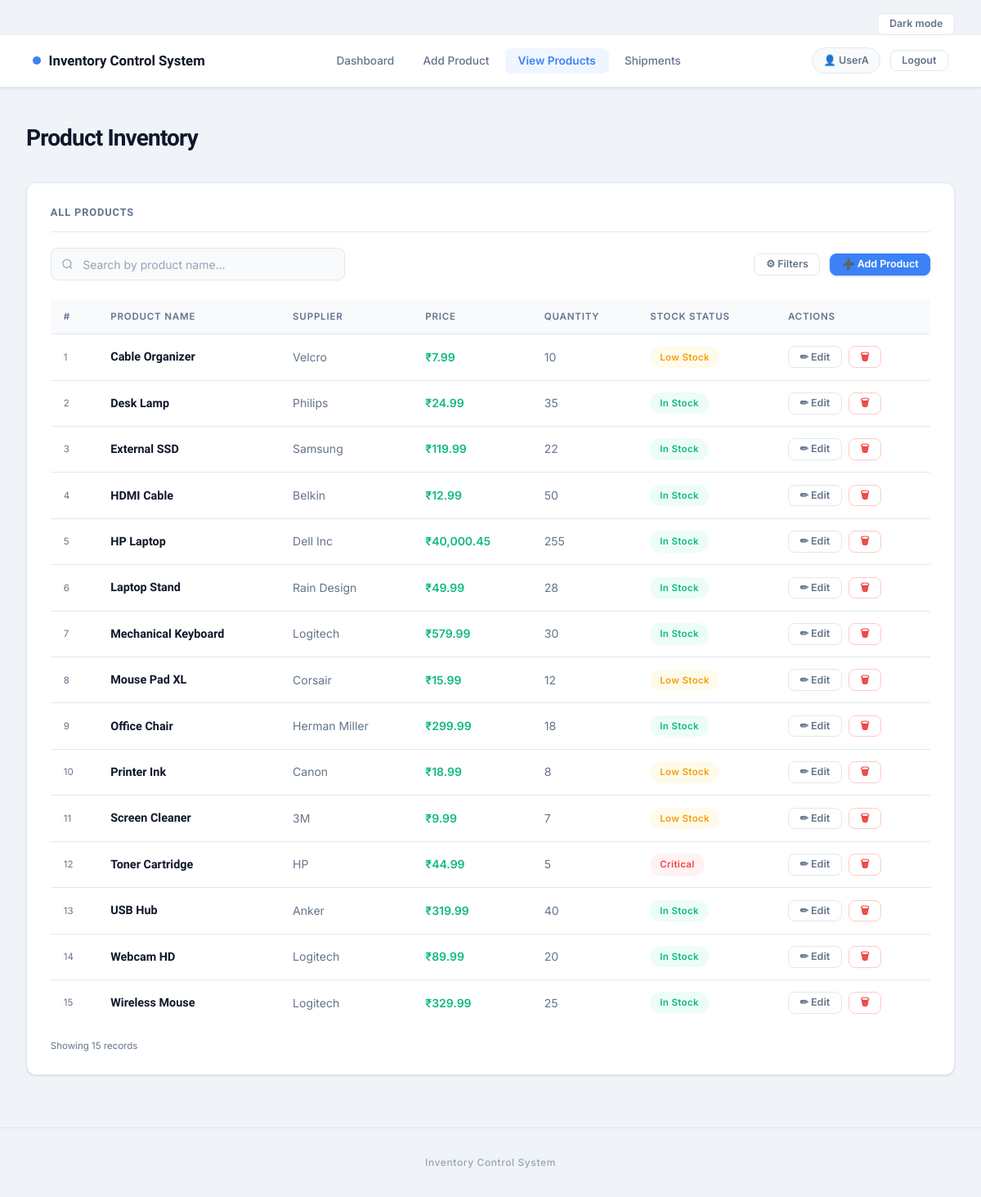
The app's page /view (signed in), older data.
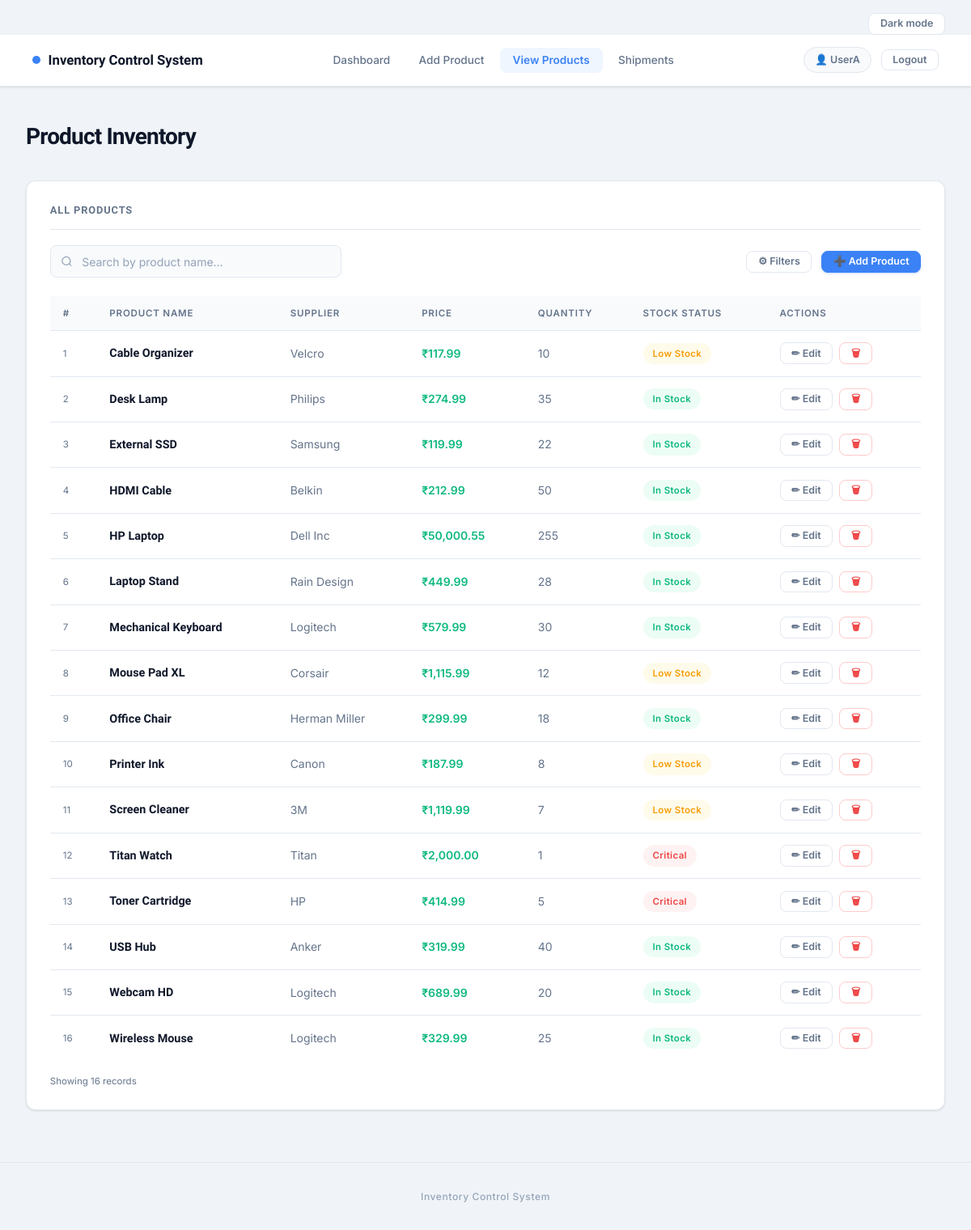
The same page, newer data.
### tables this page shows
CREATE TABLE products (
            id       INTEGER PRIMARY KEY AUTOINCREMENT,
            name     TEXT    NOT NULL,
            quantity INTEGER NOT NULL,
            price    REAL    NOT NULL,
            supplier TEXT    NOT NULL,
            user_id  INTEGER NOT NULL,
            FOREIGN KEY (user_id) REFERENCES users (id)
        );

### app.py (the view)
@app.route("/view")
@login_required
def view_products():
    user_id = session["user_id"]
    search  = request.args.get("q", "").strip()
    low_stock = request.args.get("low_stock", "").strip().lower() == "on"
    price_sort = request.args.get("price_sort", "").strip()
    qty_sort = request.args.get("qty_sort", "").strip()
    conn = get_db()
    query = "SELECT * FROM products WHERE user_id = ?"
    params = [user_id]
    if search:
        query += " AND name LIKE ?"
        params.append(f"%{search}%")
    if low_stock:
        query += " AND quantity <= 15"
    order_by = "name ASC"
    if price_sort == "high_to_low":
        order_by = "price DESC"
    elif price_sort == "low_to_high":
        order_by = "price ASC"
    elif qty_sort == "high_to_low":
        order_by = "quantity DESC"
    elif qty_sort == "low_to_high":
        order_by = "quantity ASC"
    query += f" ORDER BY {order_by}"
    products = conn.execute(query, params).fetchall()
    conn.close()
    return render_template(
        "view_products.html",
        products=products,
        search=search,
        low_stock=low_stock,
        price_sort=price_sort,
        qty_sort=qty_sort
    )

### app.py (called while the page is built)
def get_db():
    conn = sqlite3.connect(DATABASE)
    conn.row_factory = sqlite3.Row
    return conn

def format_inr(value):
    if value is None:
        return ""
    try:
        value = Decimal(value)
    except (InvalidOperation, ValueError, TypeError):
        try:
            value = Decimal(str(value))
        except (InvalidOperation, ValueError, TypeError):
            return value
    sign = "-" if value < 0 else ""
    value = abs(value)
    value = value.quantize(Decimal("0.01"))
    integer_part, _, fraction = f"{value:.2f}".partition(".")
    if len(integer_part) <= 3:
        grouped = integer_part
    else:
        grouped = integer_part[-3:]
        prefix = integer_part[:-3]
        while len(prefix) > 2:
            grouped = prefix[-2:] + "," + grouped
            prefix = prefix[:-2]
        if prefix:
            grouped = prefix + "," + grouped
    return f"{sign}{grouped}.{fraction}"

def login_required(f):
    @wraps(f)
    def decorated(*args, **kwargs):
        if "user" not in session:
            flash("Please login to access this page.", "error")
            return redirect(url_for("login"))
        return f(*args, **kwargs)
    return decorated

### templates/view_products.html (shortened to what this page needs)
{% extends "base.html" %}
{% block content %}
<div class="page-header">
  <h1>Product Inventory</h1></div>
<div class="card">
  <div class="card-title">All Products</div>
  <div class="search-row">
    <form id="searchForm" class="search-form" method="GET" action="{{ url_for('view_products') }}">
      <div class="search-wrap">
        <input type="text" name="q" value="{{ search }}" placeholder="Search by product name…" />
      </div>
    </form>
    <button type="button" class="btn btn-ghost btn-sm" onclick="toggleFilterModal()">⚙ Filters</button>
    <a href="{{ url_for('add_product') }}" class="btn btn-primary btn-sm">➕ Add Product</a>
  </div>
  {% if products %}
  <div class="table-wrap">
    <table>
      <thead>
        <tr>
          <th>#</th>
          <th>Product Name</th>
          <th>Supplier</th>
          <th>Price</th>
          <th>Quantity</th>
          <th>Stock Status</th>
          <th>Actions</th>
        </tr>
      </thead>
      <tbody>
        {% for p in products %}
        <tr>
          <td class="index-cell">{{ loop.index }}</td>
          <td class="name-cell">{{ p['name'] }}</td>
          <td>{{ p['supplier'] }}</td>
          <td class="price-cell">₹{{ p['price']|inr }}</td>
          <td>{{ p['quantity'] }}</td>
          <td>
            {% if p['quantity'] > 15 %}
              <span class="badge badge-ok">In Stock</span>
            {% elif p['quantity'] > 5 %}
              <span class="badge badge-warn">Low Stock</span>
            {% else %}
              <span class="badge badge-low">Critical</span>
            {% endif %}
          </td>
          <td>
            <div class="btn-group">
              <a href="{{ url_for('edit_product', product_id=p['id']) }}" class="btn btn-ghost btn-sm">✏ Edit</a>
              <form method="POST" action="{{ url_for('delete_product', product_id=p['id']) }}"
                    onsubmit="return confirm('Delete {{ p['name'] }}?')">
                <button type="submit" class="btn btn-danger btn-sm">🗑</button>
              </form>
            </div>
          </td>
        </tr>
        {% endfor %}
      </tbody>
    </table>
  </div>
  <p class="view-meta">
    Showing {{ products|length }} record{% if products|length != 1 %}s{% endif %}
  </p>
  {% endif %}
</div>
{% endblock %}

### templates/base.html (shortened to what this page needs)
<!DOCTYPE html>
<html lang="en">
<head>
  <link rel="stylesheet" href="{{ url_for('static', filename='style.css') }}" />
</head>
<body>
<div class="dark-toggle-wrapper">
  <button id="darkModeToggle" class="btn btn-sm btn-ghost" type="button">Dark mode</button>
</div>
{% if session.user %}
<nav>
  <a href="{{ url_for('index') }}" class="nav-brand">
    <span class="brand-dot"></span>
    <span>Inventory Control System</span>
  </a>
  <ul class="nav-links">
    <li><a href="{{ url_for('index') }}"         {% if request.endpoint=='index'         %}class="active"{% endif %}>Dashboard</a></li>
    <li><a href="{{ url_for('add_product') }}"   {% if request.endpoint=='add_product'   %}class="active"{% endif %}>Add Product</a></li>
    <li><a href="{{ url_for('view_products') }}" {% if request.endpoint=='view_products' %}class="active"{% endif %}>View Products</a></li>
    <li><a href="{{ url_for('shipments') }}"     {% if request.endpoint=='shipments'     %}class="active"{% endif %}>Shipments</a></li>
  </ul>
  <div class="nav-user">
    <span class="user-badge">👤 {{ session.user }}</span>
    <a href="{{ url_for('logout') }}" class="btn btn-sm btn-ghost">Logout</a>
  </div>
</nav>
{% endif %}
<main class="page-wrapper">
  {% block content %}{% endblock %}
</main>
{% if session.user %}
<footer>
  Inventory Control System
</footer>
{% endif %}
</body>
</html>

Row changes from the older to the newer data that the page shows:
changed products "Cable Organizer": price|inr "7.99" → "117.99"
changed products "Desk Lamp": price|inr "24.99" → "274.99"
changed products "HDMI Cable": price|inr "12.99" → "212.99"
changed products "HP Laptop": price|inr "40,000.45" → "50,000.55"
changed products "Laptop Stand": price|inr "49.99" → "449.99"
changed products "Mouse Pad XL": price|inr "15.99" → "1,115.99"
changed products "Printer Ink": price|inr "18.99" → "187.99"
changed products "Screen Cleaner": price|inr "9.99" → "1,119.99"
added products: name "Titan Watch", supplier "Titan", price|inr "2,000.00", quantity "1", shows "Critical"
changed products "Toner Cartridge": price|inr "44.99" → "414.99"
changed products "Webcam HD": price|inr "89.99" → "689.99"
Text that changed along with them:
{{ products|length }}: "15" → "16"
